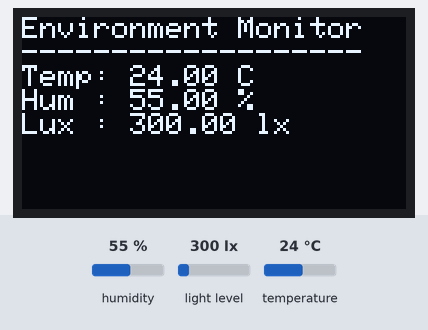
This sketch was run on a simulated Arduino Uno, built with avr-gcc and run on an emulated ATmega328P. Shown: 128×64 one-colour display. The test bench sets the inputs (shaded band); at power-on: humidity 55 %, light level 300 lx, temperature 24 °C. What the sketch prints to the serial monitor is not drawn.

Above: at 3.2 s.
3.3 s: humidity set to 22 %
At 5.5 s:
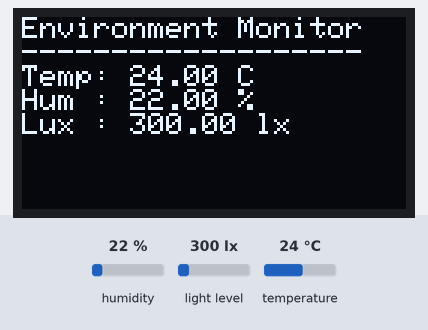
6.0 s: light level set to 40 lx
At 6.9 s:
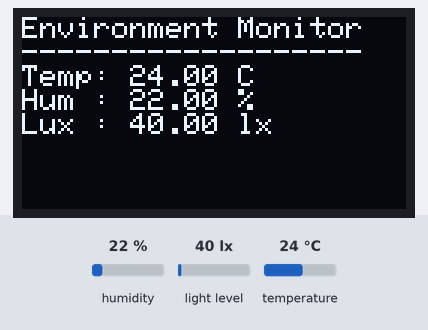
8.7 s: temperature set to 12 °C
At 10.8 s:
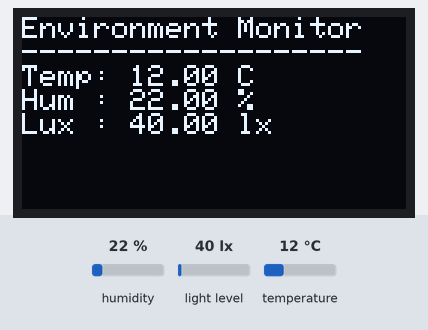
11.8 s: light level set to 500 lx
At 13.4 s:
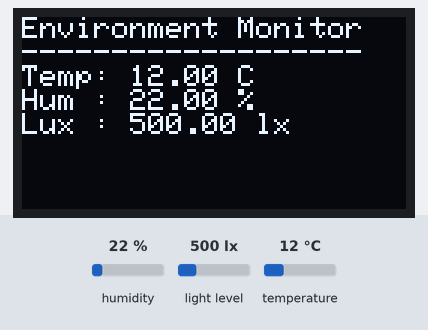
14.5 s: humidity set to 40 %
At 17.4 s:
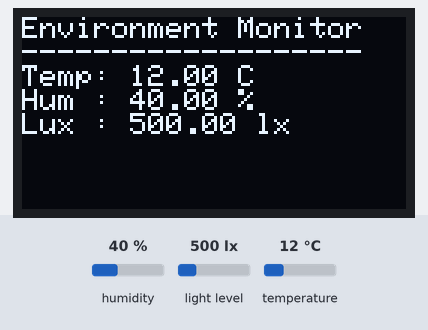
18.0 s: light level set to 1000 lx
At 19.9 s:
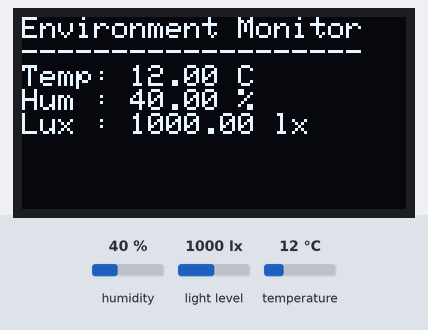
Timing chart, 0 to 21.4 s (numbered marks = the images above; inputs shaded):
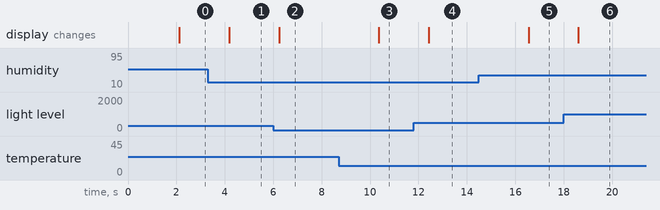

The sketch:

EnvironmentDataLogger.ino
```cpp
#include <Wire.h>
#include <Adafruit_GFX.h>
#include <Adafruit_SH110X.h>
#include <BH1750.h>
#include "DHT.h"

// ==== DHT11 Sensor Settings ====
#define DHTPIN 2
#define DHTTYPE DHT11
DHT dht(DHTPIN, DHTTYPE);

// ==== Light Sensor (BH1750) ====
BH1750 lightMeter;

// ==== OLED Display (SH1106, I2C addr 0x3C) ====
Adafruit_SH1106G display = Adafruit_SH1106G(128, 64, &Wire, -1);

void setup() {
  Serial.begin(9600);
  Wire.begin();

  // Initialize sensors
  dht.begin();
  lightMeter.begin();

  // Initialize OLED
  if (!display.begin(0x3C, true)) {
    Serial.println(F("SH1106 not found!"));
    for (;;);
  }

  display.clearDisplay();
  display.setTextSize(1);
  display.setTextColor(SH110X_WHITE);
  display.setCursor(0, 0);
  display.println(F("System ready!"));
  display.display();
  delay(2000); // Show startup text for 2s
}

void loop() {
  float h = dht.readHumidity();
  float t = dht.readTemperature();
  float lux = lightMeter.readLightLevel();

  // If sensor read failed
  if (isnan(h) || isnan(t)) {
    Serial.println(F("Failed to read from DHT!"));
    return;
  }

  // Serial Monitor output
  Serial.print(F("Temp: ")); Serial.print(t); Serial.print(" °C  ");
  Serial.print(F("Hum: ")); Serial.print(h); Serial.print(" %  ");
  Serial.print(F("Lux: ")); Serial.println(lux);

  // ==== OLED update ====
  display.clearDisplay();
  display.setCursor(0, 0);
  display.println(F("Environment Monitor"));
  display.println(F("-------------------"));
  display.print(F("Temp: ")); display.print(t); display.println(F(" C"));
  display.print(F("Hum : ")); display.print(h); display.println(F(" %"));
  display.print(F("Lux : ")); display.print(lux); display.println(F(" lx"));
  display.display();

  delay(2000); // Update every 2s
}
```

Measured:
- after the input at 3.3 s, the display: changes after 0.88 s (image 1)
- after the input at 6.0 s, the display: changes after 0.24 s (image 2)
- after the input at 8.7 s, the display: changes after 1.7 s (image 3)
- after the input at 11.8 s, the display: changes after 0.62 s (image 4)
- after the input at 14.5 s, the display: changes after 2.0 s (image 5)
- after the input at 18.0 s, the display: changes after 0.61 s (image 6)
